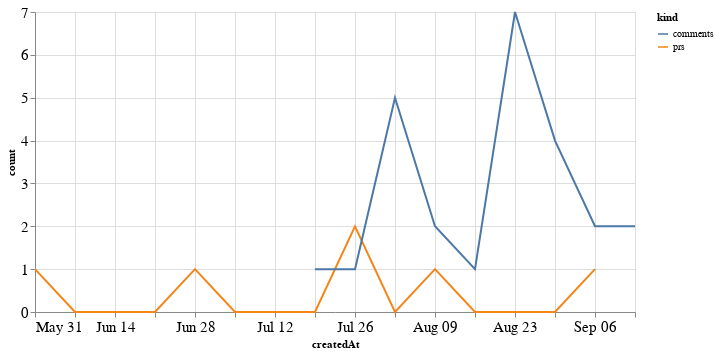

Here is the notebook cell this chart was saved with:
### Code cell
alt.Chart(total_time, width=600).mark_line().encode(
    x='createdAt',
    y='count',
    color='kind'
)

### Figure 1 — Vega-Lite specification as saved in the notebook (floating-point values rounded to 4 significant figures)
{"config": {"axisLeft": {"labelFontSize": 15}, "axisBottom": {"labelFontSize": 15}}, "data": {"name": "data-ccab80e8781a8e218b3a375834f98d6a"}, "mark": "line", "encoding": {"color": {"type": "nominal", "field": "kind"}, "x": {"type": "temporal", "field": "createdAt"}, "y": {"type": "quantitative", "field": "count"}}, "width": 600, "$schema": "https://vega.github.io/schema/vega-lite/v4.8.1.json", "datasets": {"data-ccab80e8781a8e218b3a375834f98d6a": [{"createdAt": "2020-05-31T00:00:00", "kind": "prs", "count": 1.0}, {"createdAt": "2020-06-07T00:00:00", "kind": "prs", "count": 0.0}, {"createdAt": "2020-06-14T00:00:00", "kind": "prs", "count": 0.0}, {"createdAt": "2020-06-21T00:00:00", "kind": "prs", "count": 0.0}, {"createdAt": "2020-06-28T00:00:00", "kind": "prs", "count": 1.0}, {"createdAt": "2020-07-05T00:00:00", "kind": "prs", "count": 0.0}, {"createdAt": "2020-07-12T00:00:00", "kind": "prs", "count": 0.0}, {"createdAt": "2020-07-19T00:00:00", "kind": "prs", "count": 0.0}, {"createdAt": "2020-07-26T00:00:00", "kind": "prs", "count": 2.0}, {"createdAt": "2020-08-02T00:00:00", "kind": "prs", "count": 0.0}, {"createdAt": "2020-08-09T00:00:00", "kind": "prs", "count": 1.0}, {"createdAt": "2020-08-16T00:00:00", "kind": "prs", "count": 0.0}, {"createdAt": "2020-08-23T00:00:00", "kind": "prs", "count": 0.0}, {"createdAt": "2020-08-30T00:00:00", "kind": "prs", "count": 0.0}, {"createdAt": "2020-09-06T00:00:00", "kind": "prs", "count": 1.0}, {"createdAt": "2020-09-13T00:00:00", "kind": "prs", "count": null}, {"createdAt": "2020-05-31T00:00:00", "kind": "comments", "count": null}, {"createdAt": "2020-06-07T00:00:00", "kind": "comments", "count": null}, {"createdAt": "2020-06-14T00:00:00", "kind": "comments", "count": null}, {"createdAt": "2020-06-21T00:00:00", "kind": "comments", "count": null}, {"createdAt": "2020-06-28T00:00:00", "kind": "comments", "count": null}, {"createdAt": "2020-07-05T00:00:00", "kind": "comments", "count": null}, {"createdAt": "2020-07-12T00:00:00", "kind": "comments", "count": null}, {"createdAt": "2020-07-19T00:00:00", "kind": "comments", "count": 1.0}, {"createdAt": "2020-07-26T00:00:00", "kind": "comments", "count": 1.0}, {"createdAt": "2020-08-02T00:00:00", "kind": "comments", "count": 5.0}, {"createdAt": "2020-08-09T00:00:00", "kind": "comments", "count": 2.0}, {"createdAt": "2020-08-16T00:00:00", "kind": "comments", "count": 1.0}, {"createdAt": "2020-08-23T00:00:00", "kind": "comments", "count": 7.0}, {"createdAt": "2020-08-30T00:00:00", "kind": "comments", "count": 4.0}, {"createdAt": "2020-09-06T00:00:00", "kind": "comments", "count": 2.0}, {"createdAt": "2020-09-13T00:00:00", "kind": "comments", "count": 2.0}]}}
